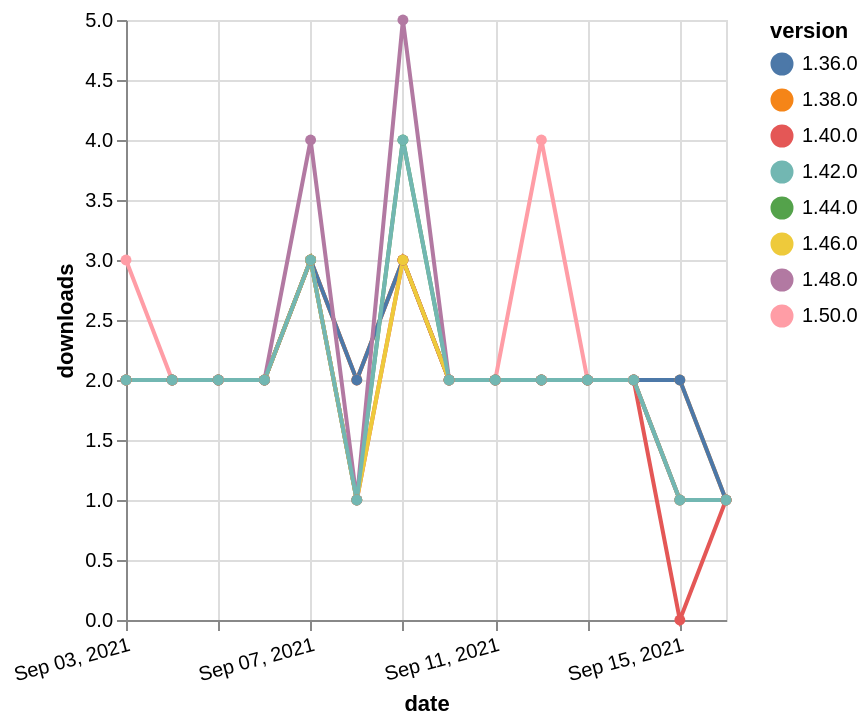

Write the Vega-Lite specification saved for this chart.
### Vega-Lite specification from a JSON file in a GitHub repository (floating-point values rounded to 4 significant figures)
{"$schema": "https://vega.github.io/schema/vega-lite/v5.json", "description": "A simple bar chart with embedded data.", "data": {"values": [{"date": "2021-09-03", "total": 219, "delta": 3, "version": "1.50.0"}, {"date": "2021-09-04", "total": 221, "delta": 2, "version": "1.50.0"}, {"date": "2021-09-05", "total": 223, "delta": 2, "version": "1.50.0"}, {"date": "2021-09-06", "total": 225, "delta": 2, "version": "1.50.0"}, {"date": "2021-09-07", "total": 228, "delta": 3, "version": "1.50.0"}, {"date": "2021-09-08", "total": 230, "delta": 2, "version": "1.50.0"}, {"date": "2021-09-09", "total": 233, "delta": 3, "version": "1.50.0"}, {"date": "2021-09-10", "total": 235, "delta": 2, "version": "1.50.0"}, {"date": "2021-09-11", "total": 237, "delta": 2, "version": "1.50.0"}, {"date": "2021-09-12", "total": 241, "delta": 4, "version": "1.50.0"}, {"date": "2021-09-13", "total": 243, "delta": 2, "version": "1.50.0"}, {"date": "2021-09-14", "total": 245, "delta": 2, "version": "1.50.0"}, {"date": "2021-09-15", "total": 246, "delta": 1, "version": "1.50.0"}, {"date": "2021-09-16", "total": 247, "delta": 1, "version": "1.50.0"}, {"date": "2021-09-03", "total": 1441, "delta": 2, "version": "1.44.0"}, {"date": "2021-09-04", "total": 1443, "delta": 2, "version": "1.44.0"}, {"date": "2021-09-05", "total": 1445, "delta": 2, "version": "1.44.0"}, {"date": "2021-09-06", "total": 1447, "delta": 2, "version": "1.44.0"}, {"date": "2021-09-07", "total": 1450, "delta": 3, "version": "1.44.0"}, {"date": "2021-09-08", "total": 1451, "delta": 1, "version": "1.44.0"}, {"date": "2021-09-09", "total": 1455, "delta": 4, "version": "1.44.0"}, {"date": "2021-09-10", "total": 1457, "delta": 2, "version": "1.44.0"}, {"date": "2021-09-11", "total": 1459, "delta": 2, "version": "1.44.0"}, {"date": "2021-09-12", "total": 1461, "delta": 2, "version": "1.44.0"}, {"date": "2021-09-13", "total": 1463, "delta": 2, "version": "1.44.0"}, {"date": "2021-09-14", "total": 1465, "delta": 2, "version": "1.44.0"}, {"date": "2021-09-15", "total": 1466, "delta": 1, "version": "1.44.0"}, {"date": "2021-09-16", "total": 1467, "delta": 1, "version": "1.44.0"}, {"date": "2021-09-03", "total": 2255, "delta": 2, "version": "1.38.0"}, {"date": "2021-09-04", "total": 2257, "delta": 2, "version": "1.38.0"}, {"date": "2021-09-05", "total": 2259, "delta": 2, "version": "1.38.0"}, {"date": "2021-09-06", "total": 2261, "delta": 2, "version": "1.38.0"}, {"date": "2021-09-07", "total": 2264, "delta": 3, "version": "1.38.0"}, {"date": "2021-09-08", "total": 2266, "delta": 2, "version": "1.38.0"}, {"date": "2021-09-09", "total": 2269, "delta": 3, "version": "1.38.0"}, {"date": "2021-09-10", "total": 2271, "delta": 2, "version": "1.38.0"}, {"date": "2021-09-11", "total": 2273, "delta": 2, "version": "1.38.0"}, {"date": "2021-09-12", "total": 2275, "delta": 2, "version": "1.38.0"}, {"date": "2021-09-13", "total": 2277, "delta": 2, "version": "1.38.0"}, {"date": "2021-09-14", "total": 2279, "delta": 2, "version": "1.38.0"}, {"date": "2021-09-15", "total": 2281, "delta": 2, "version": "1.38.0"}, {"date": "2021-09-16", "total": 2282, "delta": 1, "version": "1.38.0"}, {"date": "2021-09-03", "total": 2301, "delta": 2, "version": "1.36.0"}, {"date": "2021-09-04", "total": 2303, "delta": 2, "version": "1.36.0"}, {"date": "2021-09-05", "total": 2305, "delta": 2, "version": "1.36.0"}, {"date": "2021-09-06", "total": 2307, "delta": 2, "version": "1.36.0"}, {"date": "2021-09-07", "total": 2310, "delta": 3, "version": "1.36.0"}, {"date": "2021-09-08", "total": 2312, "delta": 2, "version": "1.36.0"}, {"date": "2021-09-09", "total": 2315, "delta": 3, "version": "1.36.0"}, {"date": "2021-09-10", "total": 2317, "delta": 2, "version": "1.36.0"}, {"date": "2021-09-11", "total": 2319, "delta": 2, "version": "1.36.0"}, {"date": "2021-09-12", "total": 2321, "delta": 2, "version": "1.36.0"}, {"date": "2021-09-13", "total": 2323, "delta": 2, "version": "1.36.0"}, {"date": "2021-09-14", "total": 2325, "delta": 2, "version": "1.36.0"}, {"date": "2021-09-15", "total": 2327, "delta": 2, "version": "1.36.0"}, {"date": "2021-09-16", "total": 2328, "delta": 1, "version": "1.36.0"}, {"date": "2021-09-03", "total": 2034, "delta": 2, "version": "1.40.0"}, {"date": "2021-09-04", "total": 2036, "delta": 2, "version": "1.40.0"}, {"date": "2021-09-05", "total": 2038, "delta": 2, "version": "1.40.0"}, {"date": "2021-09-06", "total": 2040, "delta": 2, "version": "1.40.0"}, {"date": "2021-09-07", "total": 2043, "delta": 3, "version": "1.40.0"}, {"date": "2021-09-08", "total": 2044, "delta": 1, "version": "1.40.0"}, {"date": "2021-09-09", "total": 2047, "delta": 3, "version": "1.40.0"}, {"date": "2021-09-10", "total": 2049, "delta": 2, "version": "1.40.0"}, {"date": "2021-09-11", "total": 2051, "delta": 2, "version": "1.40.0"}, {"date": "2021-09-12", "total": 2053, "delta": 2, "version": "1.40.0"}, {"date": "2021-09-13", "total": 2055, "delta": 2, "version": "1.40.0"}, {"date": "2021-09-14", "total": 2057, "delta": 2, "version": "1.40.0"}, {"date": "2021-09-15", "total": 2057, "delta": 0, "version": "1.40.0"}, {"date": "2021-09-16", "total": 2058, "delta": 1, "version": "1.40.0"}, {"date": "2021-09-03", "total": 990, "delta": 2, "version": "1.46.0"}, {"date": "2021-09-04", "total": 992, "delta": 2, "version": "1.46.0"}, {"date": "2021-09-05", "total": 994, "delta": 2, "version": "1.46.0"}, {"date": "2021-09-06", "total": 996, "delta": 2, "version": "1.46.0"}, {"date": "2021-09-07", "total": 999, "delta": 3, "version": "1.46.0"}, {"date": "2021-09-08", "total": 1000, "delta": 1, "version": "1.46.0"}, {"date": "2021-09-09", "total": 1003, "delta": 3, "version": "1.46.0"}, {"date": "2021-09-10", "total": 1005, "delta": 2, "version": "1.46.0"}, {"date": "2021-09-11", "total": 1007, "delta": 2, "version": "1.46.0"}, {"date": "2021-09-12", "total": 1009, "delta": 2, "version": "1.46.0"}, {"date": "2021-09-13", "total": 1011, "delta": 2, "version": "1.46.0"}, {"date": "2021-09-14", "total": 1013, "delta": 2, "version": "1.46.0"}, {"date": "2021-09-15", "total": 1014, "delta": 1, "version": "1.46.0"}, {"date": "2021-09-16", "total": 1015, "delta": 1, "version": "1.46.0"}, {"date": "2021-09-03", "total": 668, "delta": 2, "version": "1.48.0"}, {"date": "2021-09-04", "total": 670, "delta": 2, "version": "1.48.0"}, {"date": "2021-09-05", "total": 672, "delta": 2, "version": "1.48.0"}, {"date": "2021-09-06", "total": 674, "delta": 2, "version": "1.48.0"}, {"date": "2021-09-07", "total": 678, "delta": 4, "version": "1.48.0"}, {"date": "2021-09-08", "total": 679, "delta": 1, "version": "1.48.0"}, {"date": "2021-09-09", "total": 684, "delta": 5, "version": "1.48.0"}, {"date": "2021-09-10", "total": 686, "delta": 2, "version": "1.48.0"}, {"date": "2021-09-11", "total": 688, "delta": 2, "version": "1.48.0"}, {"date": "2021-09-12", "total": 690, "delta": 2, "version": "1.48.0"}, {"date": "2021-09-13", "total": 692, "delta": 2, "version": "1.48.0"}, {"date": "2021-09-14", "total": 694, "delta": 2, "version": "1.48.0"}, {"date": "2021-09-15", "total": 695, "delta": 1, "version": "1.48.0"}, {"date": "2021-09-16", "total": 696, "delta": 1, "version": "1.48.0"}, {"date": "2021-09-03", "total": 1624, "delta": 2, "version": "1.42.0"}, {"date": "2021-09-04", "total": 1626, "delta": 2, "version": "1.42.0"}, {"date": "2021-09-05", "total": 1628, "delta": 2, "version": "1.42.0"}, {"date": "2021-09-06", "total": 1630, "delta": 2, "version": "1.42.0"}, {"date": "2021-09-07", "total": 1633, "delta": 3, "version": "1.42.0"}, {"date": "2021-09-08", "total": 1634, "delta": 1, "version": "1.42.0"}, {"date": "2021-09-09", "total": 1638, "delta": 4, "version": "1.42.0"}, {"date": "2021-09-10", "total": 1640, "delta": 2, "version": "1.42.0"}, {"date": "2021-09-11", "total": 1642, "delta": 2, "version": "1.42.0"}, {"date": "2021-09-12", "total": 1644, "delta": 2, "version": "1.42.0"}, {"date": "2021-09-13", "total": 1646, "delta": 2, "version": "1.42.0"}, {"date": "2021-09-14", "total": 1648, "delta": 2, "version": "1.42.0"}, {"date": "2021-09-15", "total": 1649, "delta": 1, "version": "1.42.0"}, {"date": "2021-09-16", "total": 1650, "delta": 1, "version": "1.42.0"}]}, "width": "container", "mark": {"type": "line", "point": {"filled": true}}, "encoding": {"x": {"field": "date", "type": "temporal", "timeUnit": "yearmonthdate", "title": "date", "axis": {"labelAngle": -15}}, "y": {"field": "delta", "type": "quantitative", "title": "downloads"}, "color": {"field": "version", "type": "nominal"}, "tooltip": {"field": "delta"}}}
